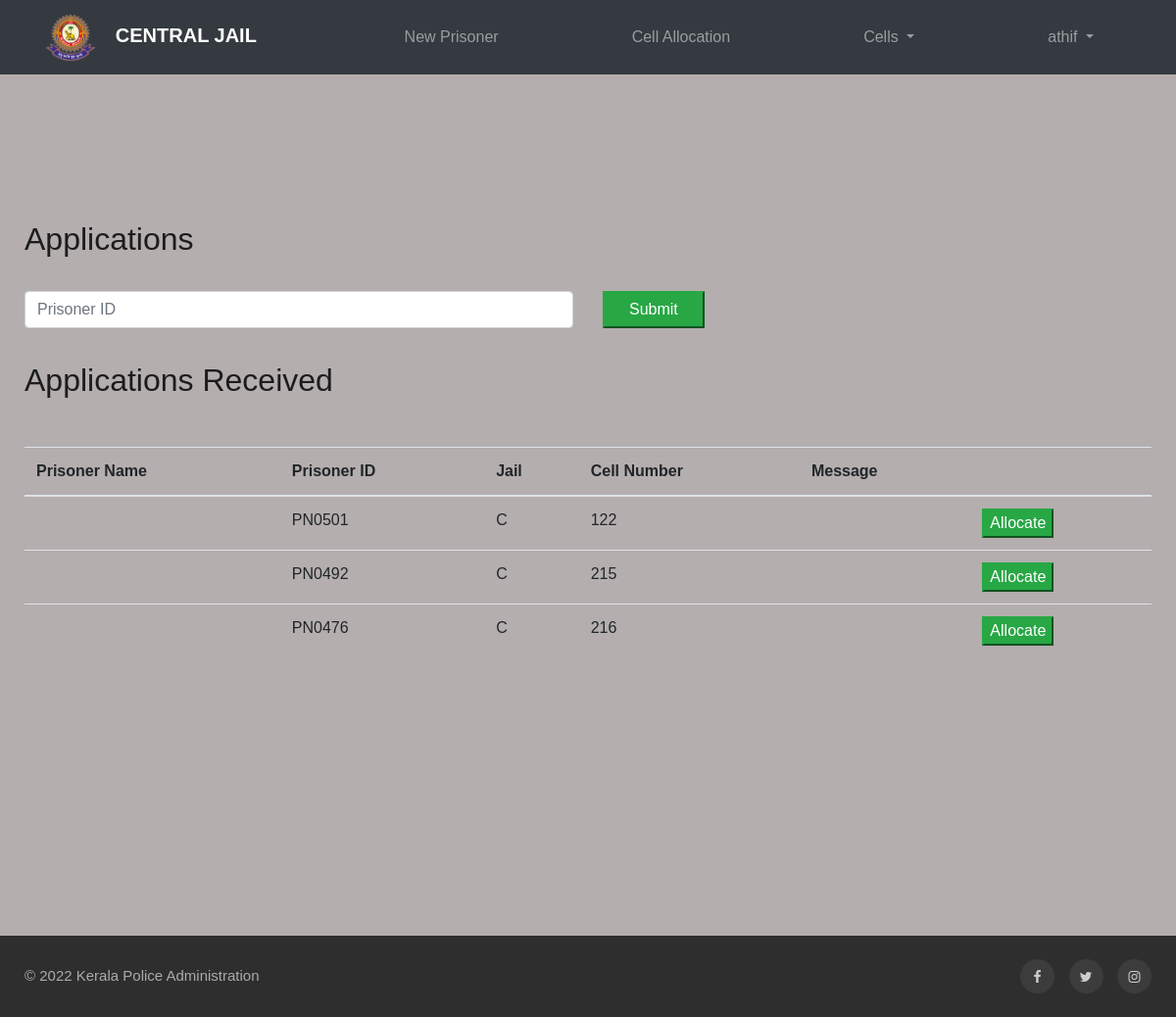
/HM/cell-allocation.php (signed in), run on the app's committed database.
### tables this page shows
CREATE TABLE `application` (
  `application_no` int(10) NOT NULL,
  `prisoner_id` varchar(20) DEFAULT NULL,
  `cell_id` int(20) DEFAULT NULL,
  `hm_id` int(20) DEFAULT NULL,
  `message` varchar(1000) DEFAULT NULL,
  `status` tinyint(1) DEFAULT NULL
);

CREATE TABLE `prison` (
  `prison_id` int(10) NOT NULL,
  `prison_name` varchar(20) NOT NULL,
  `no_of_cells` int(5) DEFAULT NULL,
  `no_of_prisoners` int(5) DEFAULT NULL,
  `accepted_gen` int(2) DEFAULT NULL
);

CREATE TABLE `cell` (
  `cell_id` int(10) NOT NULL,
  `cell_no` int(5) DEFAULT NULL,
  `prison_id` int(10) DEFAULT NULL,
  `allocated` tinyint(1) DEFAULT NULL
);

### HM/cell-allocation.php (the view, shortened to what this page needs)
<?php include('hm-header.php') ?>
<div class ="container contact-container">
    <h2>Applications</h2>
    <br>
    <form action="cell-allocation.php" method="post">
        <div class="row">
            <div class="col-md-6">
                <input type="text" class="form-control prisoner-text" name="search_box" placeholder="Prisoner ID">
            </div>
            <div class="col-md-6">
                <button type="submit" name="contact-button"  class="btn-md btn-success" style="margin-top:10px;  padding: 5px 25px 5px;">Submit</button>
            </div>
        </div>
    </form>
<br>
<div>
<h2 class="heading text-capitalize mb-sm-5 mb-4"> Applications Received </h2>
<?php
  $hm_id = $_SESSION['hm_id'];
  $query1 = "SELECT * FROM application WHERE hm_id = '$hm_id' and status='0'";
  $result1 = mysqli_query($conn,$query1);
$query12 = "SELECT * FROM prison_manager,prison WHERE prison_manager.prison_id=prison.prison_id and prison_manager.hm_id = '$hm_id'";
$result12 = mysqli_query($conn,$query12);
$row12 = mysqli_fetch_assoc($result12);
$prison_name1 = $row12['prison_name'];
?>
  <table class="table table-hover">
    <thead>
      <tr>
        <th>Prisoner Name</th>
        <th>Prisoner ID</th>
        <th>Jail</th>
        <th>Cell Number</th>
        <th>Message</th>
        <th></th>
      </tr>
    </thead>
    <tbody>
    <?php
      if(mysqli_num_rows($result1)==0){
         echo '<tr><td colspan="4">No Applications have been found</td></tr>';
      }
      else{
      	while($row1 = mysqli_fetch_assoc($result1)){
            $prisoner_id = $row1['prisoner_id'];
            $cell_id=$row1['cell_id'];
            $query7 = "SELECT * FROM prisoner WHERE prisoner_id = '$prisoner_id'";
            $result7 = mysqli_query($conn,$query7);
            $row7 = mysqli_fetch_assoc($result7);
            $prisoner_name = $row7['f_name']." ".$row7['l_name'];
             $query14 = "SELECT * FROM cell WHERE cell_id = '$cell_id'";
             $result14 = mysqli_query($conn,$query14);
             $row14 = mysqli_fetch_assoc($result14);
             $cell_no1 = $row14['cell_no'];
              echo "<tr><td>{$prisoner_name}</td>
              <td>{$row1['prisoner_id']}</td>
              <td>{$prison_name1}</td>
              <td>{$cell_no1}</td>
              <td>{$row1['message']}</td>
              <td>
              <form action='cell-allocation.php' method='get'>
               <button type='submit' style='margin-top: 0px;' name='alloc' value='{$row1['prisoner_id']}' class='btn-md btn-success' style='margin-top:10px; margin-left: -10px; padding: 8px 25px 8px;''>Allocate</button>
               </form>
               </td></tr>\n";
      	}
      }
    ?>
    </tbody>
  </table>
</div>
<br>
<br>
</div>
<?php include('hm-footer.php');

### HM/hm-header.php (shortened to what this page needs)
<!doctype html>
<html lang="en">
  <head>
    <link href="assets/css/prisoner-font.css" rel="stylesheet">
    <link rel="stylesheet" href="assets/css/style-starter.css">
    <link rel="stylesheet" href="assets/css/styles-nav.css">
  </head>
  <body>
    <div style = "height: 75px;">
        <nav class="navbar navbar-expand-lg navbar-dark bg-dark">
            <div class="collapse navbar-collapse" id="navbarTogglerDemo01">
              <a href="home.php" class="navbar-brand brand"><img src="assets/images/nitc-logo.jpg" class = "logo-image" style="height: 50px;">CENTRAL JAIL</a>
              <ul class="navbar-nav ml-auto mt-2 mt-lg-0">
                <li class="nav-item">
                  <a class="nav-link bg-dark" href="../index_signup.php">New Prisoner</a>
                </li>
                <li class="nav-item ">
                  <a class="nav-link bg-dark" href="cell-allocation.php">Cell Allocation</a>
                </li>
                <li class="dropdown nav-item">
                  <a href="#" class="dropdown-toggle bg-dark nav-link" data-toggle="dropdown">Cells
                  </a>
                </li>
                <li class="dropdown nav-item">
                  <a href="#" class="dropdown-toggle nav-link" data-toggle="dropdown"><?php echo $_SESSION['username']; ?>
                  </a>
                </li>
              </ul>
            </div>
          </nav>
        </div>

### HM/hm-footer.php (shortened to what this page needs)
<section class="w3l-footer-29-main w3l-copyright">
  <div class="container">
    <div class="row bottom-copies">
      <p class="col-lg-8 copy-footer-29">© 2022 Kerala Police Administration</p>
      <div class="col-lg-4 main-social-footer-29">
      <a href="https://www.facebook.com/keralapolice/" class="facebook"><span class="fa fa-facebook"></span></a>
        <a href="https://twitter.com/thekeralapolice" class="twitter"><span class="fa fa-twitter"></span></a>
        <a href="https://www.instagram.com/kerala_police/?hl=en" class="instagram"><span class="fa fa-instagram"></span></a>
       </div>
    </div>
  </div>
</section>
</body>
</html>

### HM/assets/css/styles-nav.css (style rules this page uses)
body { background-color: rgb(180, 174, 174); height: 100%; }
.brand { font-weight: 600; margin-left: 10px; }
.navbar-nav > li { padding-left: 60px; padding-right: 60px; color: blue; }
.logo-image { padding-left: 20px; padding-right: 20px; }
.prisoner-text { margin-top: 10px; margin-bottom: 10px; }
.contact-container { margin-top: 150px; margin-bottom: 220px; }

### data on the page
application: prisoner "PN0501", cell.cell_no "122"
prison: prison_name "C"
application: prisoner "PN0492", cell.cell_no "215"
application: prisoner "PN0476", cell.cell_no "216"

### other printed values
$_SESSION['username'] "athif"
